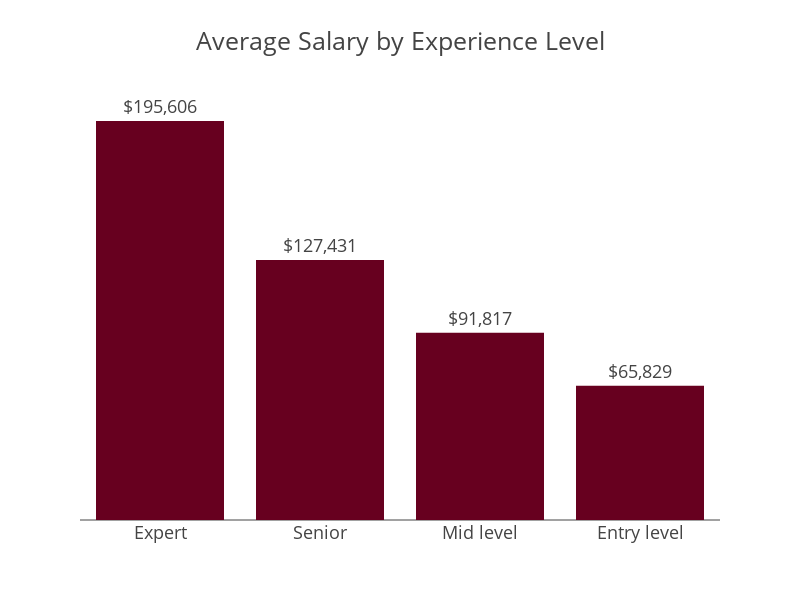

The cell this chart's notebook holds for it:
### Code cell
fig = px.bar(
    avg_salary_by_experience,
    x='experience_level',
    y='salary_usd',
    title='Average Salary by Experience Level',
    text='salary_usd',
    color_discrete_sequence=px.colors.sequential.RdBu,
    height=600,
    width=800
)

fig.update_layout(
    template='presentation',
    xaxis_title='',  
    yaxis_title=' ',
    yaxis=dict(showgrid=False, showticklabels=False)
)

fig.update_traces(texttemplate='$%{text:,.0f}', textposition='outside')  # formatted salary labels

fig.show()

### Figure 1 — Plotly figure (JSON) as saved in the notebook; plotly's stock layout.template omitted (floating-point values rounded to 4 significant figures)
{"data": [{"hovertemplate": "experience_level=%{x}<br>salary_usd=%{text}<extra></extra>", "legendgroup": "", "marker": {"color": "rgb(103,0,31)", "pattern": {"shape": ""}}, "name": "", "orientation": "v", "showlegend": false, "text": [195600.0, 127400.0, 91820.0, 65830.0], "textposition": "outside", "texttemplate": "$%{text:,.0f}", "type": "bar", "x": ["Expert", "Senior", "Mid level", "Entry level"], "xaxis": "x", "y": [195600.0, 127400.0, 91820.0, 65830.0], "yaxis": "y"}], "layout": {"barmode": "relative", "height": 600, "legend": {"tracegroupgap": 0}, "title": {"text": "Average Salary by Experience Level"}, "width": 800, "xaxis": {"anchor": "y", "autorange": true, "domain": [0, 1], "range": [-0.5, 3.5], "title": {"text": ""}, "type": "category"}, "yaxis": {"anchor": "x", "autorange": true, "domain": [0, 1], "range": [0, 205900.0], "showgrid": false, "showticklabels": false, "title": {"text": " "}, "type": "linear"}}}
